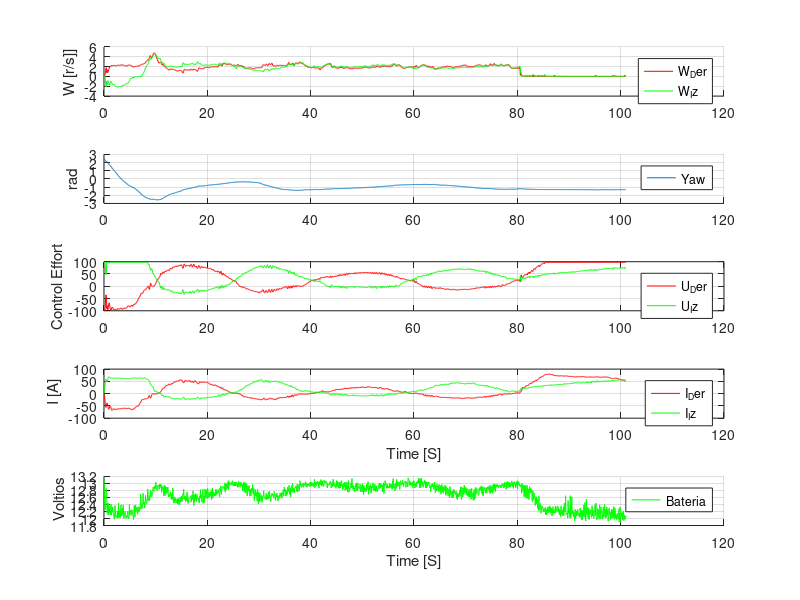

This chart was generated by the following MATLAB code:
clear all
close all
clc

load rover_auto.txt;

bat= rover_auto(:,3);
I_Der= rover_auto(:,4);
I_Iz= rover_auto(:,5);
W_Der= rover_auto(:,6);
W_Iz= rover_auto(:,7);
lat= rover_auto(:,8);
lon= rover_auto(:,9);
U_Der= rover_auto(:,11);
U_Iz= rover_auto(:,12);
Ref_Der=rover_auto(:,13);
Ref_Iz=rover_auto(:,14);
U_d_ref=rover_auto(:,15);
U_d_iz=rover_auto(:,16);
Xt= rover_auto(:,17);
estado= rover_auto(:,18);
Yaw= rover_auto(:,19);
%Velocidad=rover_auto(:,16);
tiempo = 0:60e-3:(length(bat)-1)*60e-3

figure(1)
subplot(511)
hold on 
plot(tiempo,W_Der,'r')
plot(tiempo,W_Iz,'g')
%plot(tiempo,U_Der,'--b')
%plot(tiempo,U_Iz,'--y')
legend('W_Der','W_Iz') %,'Ref_Der') %,'Ref_Iz')
ylabel('W [r/s]]')
grid on

subplot(512)
hold on
plot(tiempo,Yaw)
%plot(tiempo,estado,'y')
%plot(tiempo,Yaw_E,'r')
legend('Yaw')
ylabel('rad')
grid on

subplot(513)
plot(tiempo,U_Der,'r')
hold on
plot(tiempo,U_Iz,'g')
legend('U_Der','U_Iz')
ylabel('Control Effort')
grid on

subplot(514)
plot(tiempo,I_Der,'r')
hold on
plot(tiempo,I_Iz,'g')
legend('I_Der','I_Iz')
ylabel(' I [A]')
xlabel('Time [S]')
grid on

subplot(515)
hold on
plot(tiempo,bat,'g')
legend('Bateria')
ylabel(' Voltios')
xlabel('Time [S]')
grid on

% 
% c =0;
% for k = 2:1:length(bat)
% if (Yaw(k)-Yaw(k-1))>6;
%         c=c-2;
%     end
% if (Yaw(k)-Yaw(k-1))<-6;
%         c=c+2;
%     end
%     yaw2(k)=Yaw(k)+c*pi;
% end
% 
% if error>0
%     a = 1;
% else
%     a = 0;
